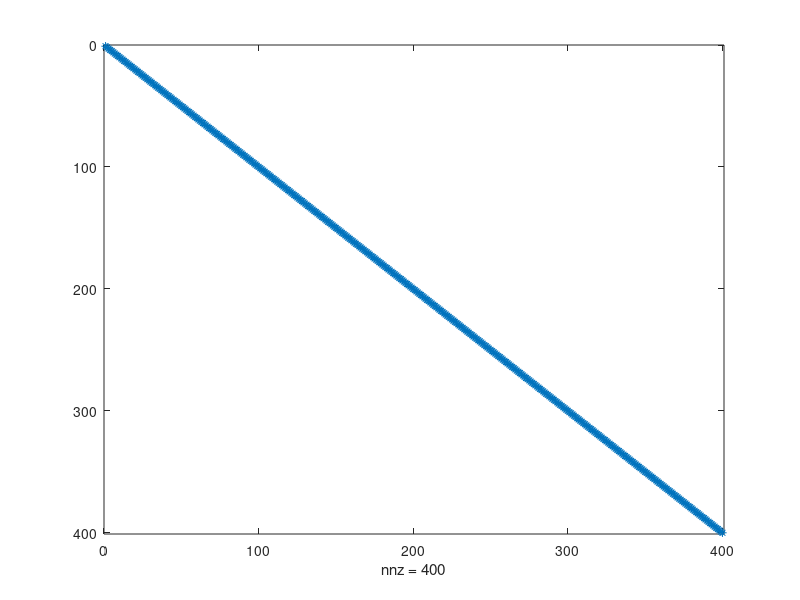
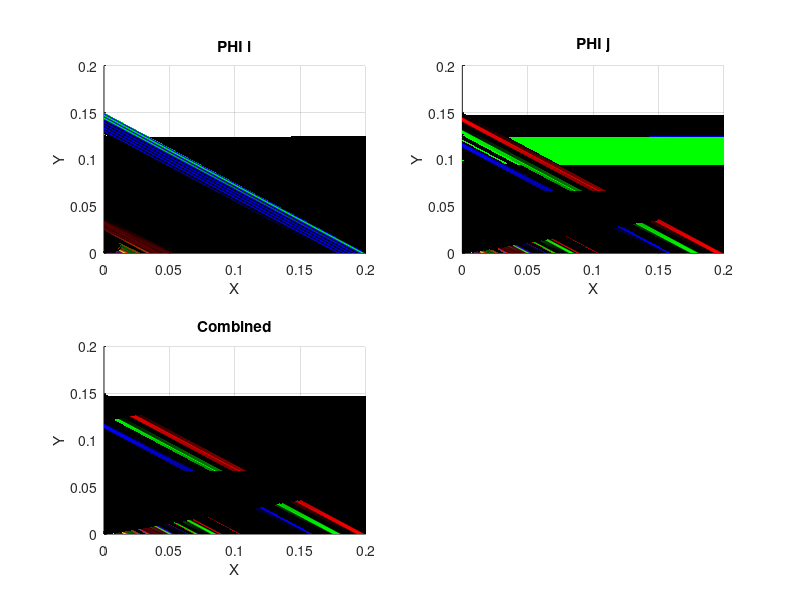

These figures' MATLAB source, in order: (Note: this script raises an error after producing the figures.)
clear all;
close all hidden;
clc;

% MODEL PARAMETERS
model.Lx = 0.2;
model.Ly = 0.15;

% SIMULATION PARAMETERS
par.rx = 20;
par.ry = 20;
par.r = par.rx*par.ry;
par.Nx = 100;
par.Ny = 100;
par.dx = model.Lx/(par.Nx-1);
par.dy = model.Ly/(par.Ny-1);

vect.x = (0:par.dx:model.Lx)';
vect.y = (0:par.dy:model.Ly)';

%x harmonics
phix = zeros(par.Nx,par.rx);
phix(:,1) = 1/sqrt(model.Lx);
for k = 2:par.rx
    phix(:,k) = sqrt(2/model.Lx)*cos(((k-1)*pi*vect.x)/(model.Lx));
end

%y harmonics
phiy = zeros(par.Ny,par.ry);
phiy(:,1) = 1/sqrt(model.Ly);
for l = 2:par.ry
    phiy(:,l) = sqrt(2/model.Ly)*cos(((l-1)*pi*vect.y)/(model.Ly));
end

%xy harmonics
phi.xy = zeros(par.Ny,par.Nx,par.r);
for l = 1:par.ry
    for k = 1:par.rx
        i = ((l-1)*par.rx)+k;
        phi.xy(:,:,i) = phiy(:,l)*phix(:,k)';
    end
end

phi.xy = reshape(phi.xy,[par.Nx*par.Ny,par.r]);

Orthonormal = phi.xy'*phi.xy*par.dx*par.dy;
Orthonormal(Orthonormal <= 0.1) = 0;
spy(Orthonormal);

phi.xy = reshape(phi.xy,[par.Nx,par.Ny,par.r]);
figure(2);
set(2,'Position',[100 200 800 800]);
subplot(221);
surfploti = surf('linestyle','none','FaceColor','interp');
set(surfploti,'XData', vect.x, 'YData', vect.y ,'ZData', phi.xy(:,:,1));
xlabel('X');
ylabel('Y');
zlabel('PHI i');
title('PHI i');
view(0,90);

subplot(222);
surfplotj = surf('linestyle','none','FaceColor','interp');
set(surfplotj,'XData', vect.x, 'YData', vect.y ,'ZData', phi.xy(:,:,1));
xlabel('X');
ylabel('Y');
zlabel('PHI j');
title('PHI j');
view(0,90);

combinedaxis = subplot(223);
surfplotij = surf('linestyle','none','FaceColor','interp');
set(surfplotij,'XData', vect.x, 'YData', vect.y ,'ZData', phi.xy(:,:,1));
xlabel('X');
ylabel('Y');
zlabel('Z');
title('Combined');
view(0,90);

while 1
    i = input('Basisfunction index i = ');
    j = input('Basisfunction index j = ');
    disp('-----------------------------');
    set(surfploti,'ZData', phi.xy(:,:,i));
    set(surfplotj,'ZData', phi.xy(:,:,j));
    set(surfplotij,'ZData', phi.xy(:,:,i).*phi.xy(:,:,j)*par.dx*par.dy);
    combinedsum = string(sum(phi.xy(:,:,i).*phi.xy(:,:,j)*par.dx*par.dy,'all'));
    title(combinedaxis,'Combined = '+combinedsum);
    drawnow();
end

%% Determining if solution is orthogonal for given i and j
clear all;
close all hidden;
clc;

% Insert (natural) values for K and L
K = 3;
Lxc = 0.2;
Lyc = 0.15;
% Creating symbols for usage in formulas
syms Lx Ly x y ;

%%%%%%%%%%% VARIATION EXERCISE 10%%%%%%%%%%%%%%%%%%%%%%%%%%%%

% Insert values for i and j
A = zeros(9,9,9);
for i = 0:size(A,1)-1
    for j = 0:size(A,2)-1
        for z = 0:size(A,3)-1
            ki = mod(i,K);
            li = floor(i/K);
            kj = mod(j,K);
            lj = floor(j/K);
            kz = mod(z,K);
            lz = floor(z/K);
            
            % Distinguish different cases for ki,kj,li and lj TODO check functions!
            if ki == 0 && li == 0
                Fi = 1/sqrt(Lx*Ly);
            elseif ki == 0 && li > 0
                Fi = (1/sqrt(Lx))*sqrt(2/Ly)*cos((li*pi*y)/Ly);
            elseif ki > 0 && li == 0
                Fi = (1/sqrt(Ly))*sqrt(2/Lx)*cos((ki*pi*x)/Lx);
            elseif ki > 0 && li > 0
                Fi = (2/sqrt(Lx*Ly))*cos((ki*pi*x)/Lx)*cos((li*pi*y)/Ly);
            end
            if kj == 0 && lj == 0
                Fj = 1/sqrt(Lx*Ly);
            elseif kj == 0 && lj > 0
                Fj = (1/sqrt(Lx))*sqrt(2/Ly)*cos((lj*pi*y)/Ly);
            elseif kj > 0 && lj == 0
                Fj = (1/sqrt(Ly))*sqrt(2/Lx)*cos((kj*pi*x)/Lx);
            elseif kj > 0 && lj > 0
                Fj = (2/sqrt(Lx*Ly))*cos((kj*pi*x)/Lx)*cos((lj*pi*y)/Ly);
            end
            if kz == 0 && lz == 0
                Fz = 1/sqrt(Lx*Ly);
            elseif kz == 0 && lz > 0
                Fz = (1/sqrt(Lx))*sqrt(2/Ly)*cos((lz*pi*y)/Ly);
            elseif kz > 0 && lz == 0
                Fz = (1/sqrt(Ly))*sqrt(2/Lx)*cos((kz*pi*x)/Lx);
            elseif kz > 0 && lz > 0
                Fz = (2/sqrt(Lx*Ly))*cos((kz*pi*x)/Lx)*cos((lz*pi*y)/Ly);
            end
            F = Fi*Fz*Fj;
            %F = Fi*Fj;
            
            F = subs(F,[Lx Ly],[Lxc Lyc]);
            
            % Integrate function
            %S = int(int(F,y,0,Ly),x,0,Lx);
            S = int(int(F,y,0,Lyc),x,0,Lxc);
            
            disp('i='+string(i)+' j='+string(j)+' z='+string(z));
            %disp('Answer = '+string(S));
            
            %S = subs(S,[Lx Ly],[Lxc Lyc]);
            
            A(i+1,j+1,z+1) = double(S);
        end
    end
end
A
%%
clear all;
close all hidden;
clc;

Lx = 0.2;
Ly = 0.15;

Nx = 100;
Ny = 100;
dx = Lx/(Nx-1);
dy = Ly/(Ny-1);
x = (0:dx:Lx)';
y = (0:dy:Ly)';

%%%%%%%%%%%%%%%%INITIAL PROFILE%%%%%%%%%%%%%%%%%%%%%%%%%%%%%%%%%%%%%%%%%%%
mu_Tx = 0.1;
sigma_Tx = 0.03;
Tx = (exp((-(x-mu_Tx).^2)/(2*sigma_Tx^2))/(sigma_Tx*sqrt(2*pi)));
Tx = Tx/max(Tx);
mu_Ty = 0.075;
sigma_Ty = 0.03;
Ty = (exp((-(y-mu_Ty).^2)/(2*sigma_Ty^2))/(sigma_Ty*sqrt(2*pi)));
Ty = Ty/max(Ty);
Txy = reshape(Ty*Tx',[Nx*Ny 1]);
T0 = 5*Txy;
%%%%%%%%%%%%%%%%%%%%%%%%%%%%%%%%%%%%%%%%%%%%%%%%%%%%%%%%%%%%%%%%%%%%%%%%%%%

phi0xy = ones(Nx,Ny)*1/sqrt(Lx*Ly);
phi0xy = reshape(phi0xy,[Nx*Ny,1]);

a0 = T0'*phi0xy*dx*dy; 

T0 = reshape(T0,[Nx,Ny]);

Tend = ones(Nx,Ny)*a0*(1/sqrt(Lx*Ly));

figure(1);
surf(x,y,T0,'linestyle','none','FaceColor','interp');
hold on;
surf(x,y,Tend,'linestyle','none','FaceColor','interp');
xlim([0 Lx]);
ylim([0 Ly]);
xlabel("X");
ylabel("Y");
zlabel("Temperature");
grid on;
colorbar;
colormap(jet);

